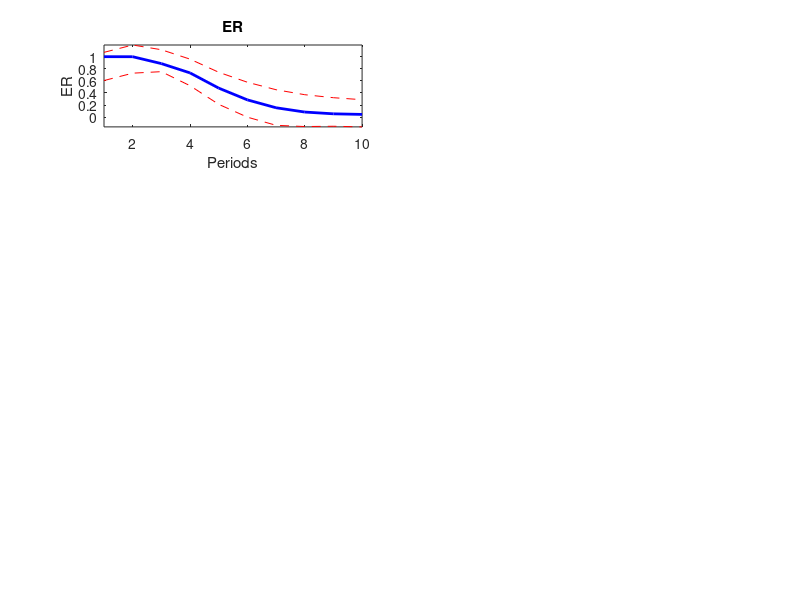

Write MATLAB code to recreate this figure. (Note: this script raises an error after producing the figure.)
% IRF Generating Script, May, 2023, TVQ
clear; clc; close all
q = 12; N = 8; L = 2; N0 = 3; ic = 90;
load data1a.mat
load data2a.mat 
k = size(BETA,1);
Yhat = zeros(q,N,k);
Vhat = zeros(q,N);
ZZ = zeros(q-2,k,N);
for s = 1:8
    Vhat(3,s) = 1; %shock to the Federal Funds rate
    for j = 3:q
        for i = 1:k
            B = reshape(BETA(i,:),N*L+1+N0,N);
            Yhat(j,:,i) = [Yhat(j-1,:,i) Yhat(j-2,:,i)]*B(1:2*N,:) + Vhat(j,:)*AHAT(:,:,i)';
        end
    end
    QQ = squeeze(Yhat(3:end,1,:));
    ZZ(:,:,s) = QQ;
    Vhat(3,:) = 0;
end
names = {'ER','Growth','Inflation','SIR','ULC','BCI','NL2G','M3'};
for i = 1:8
    KK = squeeze(ZZ(:,:,i));
    if i == 1
        KK = KK/mean(KK(1,:));
    end
    subplot(4,2,i)
    plot(mean(KK,2),'b-','LineWidth',2)
    hold on
    plot(prctile(KK,ic,2),'r--')
    plot(prctile(KK,100-ic,2),'r--')
    hold off
    axis tight
    title(names{i})
    xlabel('Periods')
    ylabel('ER')
    h = gca;
    h.FontSize = 11;
    h.XTick = 1:2:10;
    h.XTickLabel = 0:2:10;
end

    
